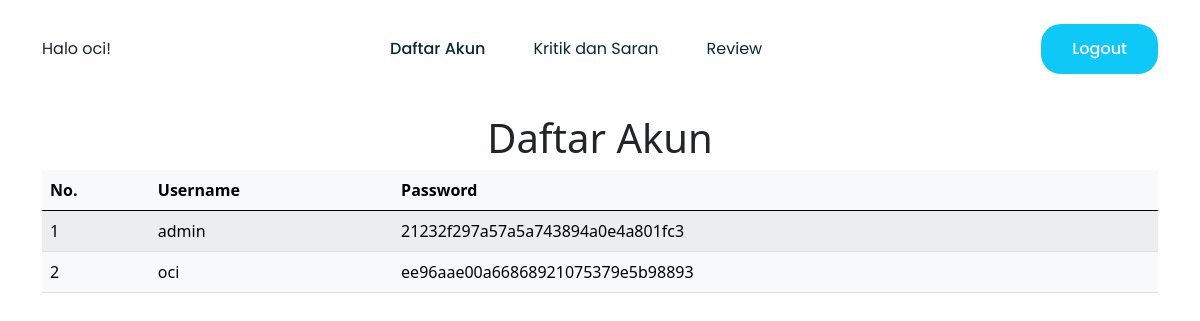
Screenshot of /homepage_admin.php (signed in) with the database file from the repository.
### tables this page shows
CREATE TABLE `account` (
  `id` int(11) NOT NULL,
  `username` varchar(50) NOT NULL,
  `password` varchar(300) NOT NULL
);

### homepage_admin.php (the view, shortened to what this page needs)
<!DOCTYPE html>
  <html lang="en">
    <head>
      <link href="https://cdn.jsdelivr.net/npm/bootstrap@5.0.0-beta2/dist/css/bootstrap.min.css" rel="stylesheet">
    </head>
    <body>
        <section class="h-100 w-100 bg-white" style="box-sizing: border-box">
        <nav class="navbar-1-1 navbar navbar-expand-lg navbar-light p-4 px-md-4 mb-3 bg-body"
        style="font-family: Poppins, sans-serif">
        <div class="container">
            <div>
            Halo <?php echo $_SESSION['username'];?>!
            </div>
            <div class="collapse navbar-collapse" id="navbarTogglerDemo02">
            <ul class="navbar-nav mx-auto mb-2 mb-lg-0">
                <li class="nav-item">
                <a class="nav-link px-md-4 active" aria-current="page" href="homepage_admin.php">Daftar Akun</a>
                </li>
                <li class="nav-item">
                <a class="nav-link px-md-4" href="kritik_admin.php">Kritik dan Saran</a>
                </li>
                <li class="nav-item">
                <a class="nav-link px-md-4" href="review_admin.php">Review</a>
                </li>
            </ul>
            <div class="d-flex">
                <a class="btn btn-get-started btn-get-started-blue text-white" href="logout.php">Logout</a>
            </div>
            </div>
        </div>
        </nav>
        <div align="center">
            <h1>Daftar Akun</h1>
        </div>
        <div class="container" align="center">
            <center>
            <table class="table table-light table-striped" >
            <thead>
                <tr >
                    <th scope="col">No.</th>
                    <th scope="col">Username</th>
                    <th scope="col">Password</th>
                </tr>
            </thead>
            <tbody >
                <?php
                include 'config.php';
                $query = mysqli_query ($connection, "SELECT * from account");
                $s=1;
                while ($data=mysqli_fetch_array($query))
                {?>
                <tr>
                <td> <?php echo $s++?></td>
                <td> <?php echo $data['username'];?></td>
                <td> <?php echo $data['password'];?></td>
                </tr>
                <?php
                }
                ?>
            </tbody>
            </table>
            </center>
        </div>
    </body>
</html>

### homepage_admin.php (style rules this page uses)
.navbar-1-1.navbar-light .navbar-nav .nav-link { color: #092a33; transition: 0.3s; }
.navbar-1-1.navbar-light .navbar-nav .nav-link.active { font-weight: 500; }
.navbar-1-1 .btn-get-started { border-radius: 20px; padding: 12px 30px; font-weight: 500; }
.navbar-1-1 .btn-get-started-blue { background-color: #0ec8f8; transition: 0.3s; }

### rows the page displays
account: username "admin", password "21232f297a57a5a743894a0e4a801fc3"
account: username "oci", password "ee96aae00a66868921075379e5b98893"

### other values shown
$_SESSION['username'] "oci"
